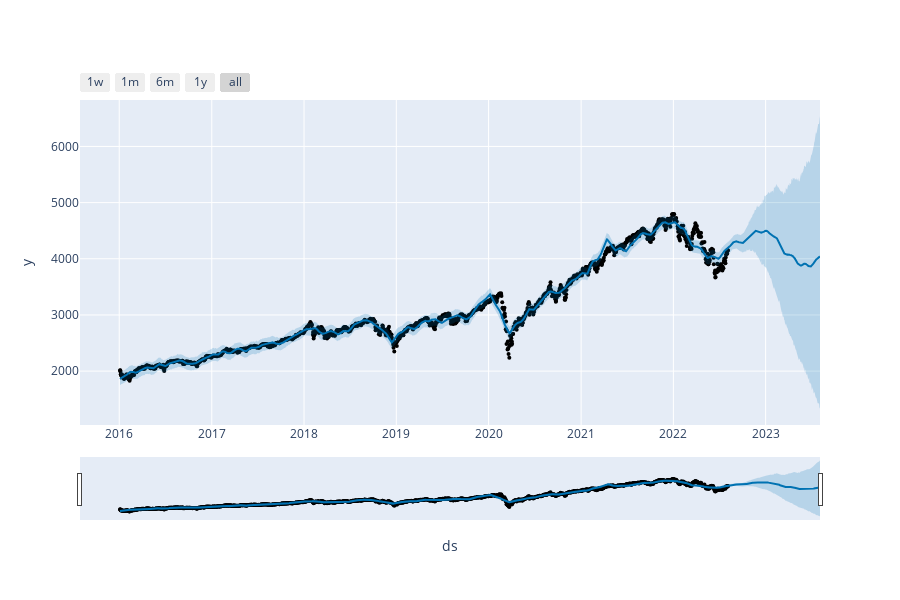

Notebook cell for this chart:
### Code cell
plot_plotly(m, forecast)

### Figure 1 — Plotly figure (JSON) as saved in the notebook; plotly's stock layout.template omitted (floating-point values rounded to 4 significant figures; data arrays with more than 128 entries replaced by an {"elided": "..."} marker saying what was removed)
{"data": [{"marker": {"color": "black", "size": 4}, "mode": "markers", "name": "Actual", "type": "scatter", "x": {"elided": "1660 str values"}, "y": {"elided": "1660 float values"}}, {"hoverinfo": "skip", "line": {"width": 0}, "mode": "lines", "type": "scatter", "x": {"elided": "1920 str values"}, "y": {"elided": "1920 float values"}}, {"fill": "tonexty", "fillcolor": "rgba(0, 114, 178, 0.2)", "line": {"color": "#0072B2", "width": 2}, "mode": "lines", "name": "Predicted", "type": "scatter", "x": {"elided": "1920 str values"}, "y": {"elided": "1920 float values"}}, {"fill": "tonexty", "fillcolor": "rgba(0, 114, 178, 0.2)", "hoverinfo": "skip", "line": {"width": 0}, "mode": "lines", "type": "scatter", "x": {"elided": "1920 str values"}, "y": {"elided": "1920 float values"}}], "layout": {"height": 600, "showlegend": false, "width": 900, "xaxis": {"rangeselector": {"buttons": [{"count": 7, "label": "1w", "step": "day", "stepmode": "backward"}, {"count": 1, "label": "1m", "step": "month", "stepmode": "backward"}, {"count": 6, "label": "6m", "step": "month", "stepmode": "backward"}, {"count": 1, "label": "1y", "step": "year", "stepmode": "backward"}, {"step": "all"}]}, "rangeslider": {"visible": true}, "title": {"text": "ds"}, "type": "date"}, "yaxis": {"title": {"text": "y"}}}}
